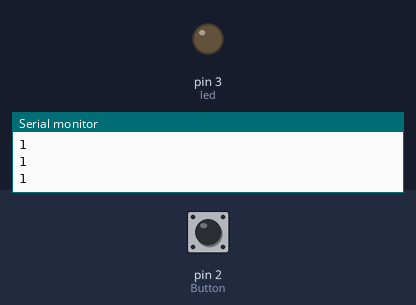
Bench run of a sketch on a simulated Arduino Uno, built with avr-gcc and run on an emulated ATmega328P. Parts: output pins drawn as LEDs (lit = HIGH), the last lines printed to the serial monitor. The test bench sets the inputs (shaded band); at power-on: pin 2 (Button) HIGH.

Above: at 1.2 s.
1.3 s: pin 2 (Button) pulled LOW for 0.15 s
At 1.4 s:
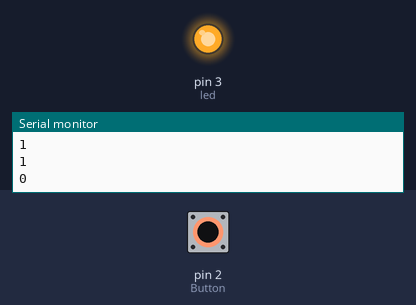
3.0 s: pin 2 (Button) pulled LOW for 3.2 s
At 7.1 s:
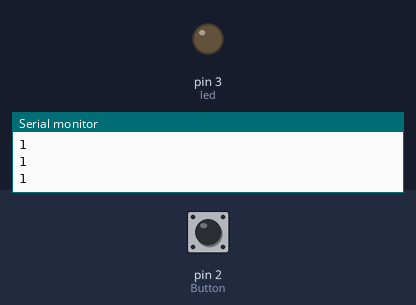
Timing chart, 0 to 8.6 s (numbered marks = the images above; inputs shaded):
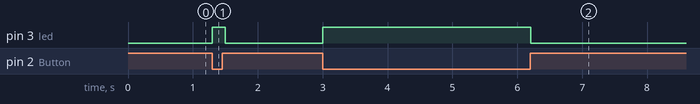

The sketch:

__________2_LED___.ino
```cpp
int Button = 2;
int led = 3;

void setup() {
  Serial.begin(9600);
  pinMode(Button, INPUT);
  pinMode(led, OUTPUT);
}

void loop() {
  int Button_val = digitalRead(Button); //Button의 디지털 읽기 값을 Button_val이라고 부름(변수 설정)
  Serial.println(Button_val); //Button_val의 값을 시리얼모니터에 출력 후 줄바꿈
  if (Button_val == 0) { //만일 Button_val값이 0이면(바로 선 상태)
    digitalWrite(led, HIGH); //led를 켜라
  }
  else { //그렇지 않으면(거꾸로 기울여져서 1이 된 상태)
    digitalWrite(led, LOW); //led를 꺼라
  }
  delay(100);
}
```

Measured:
- after the input at 1.3 s, pin 3 (led): LOW → HIGH at once, → LOW 0.20 s later
- after the input at 3.0 s, pin 3 (led): LOW → HIGH at once, → LOW 3.2 s later
